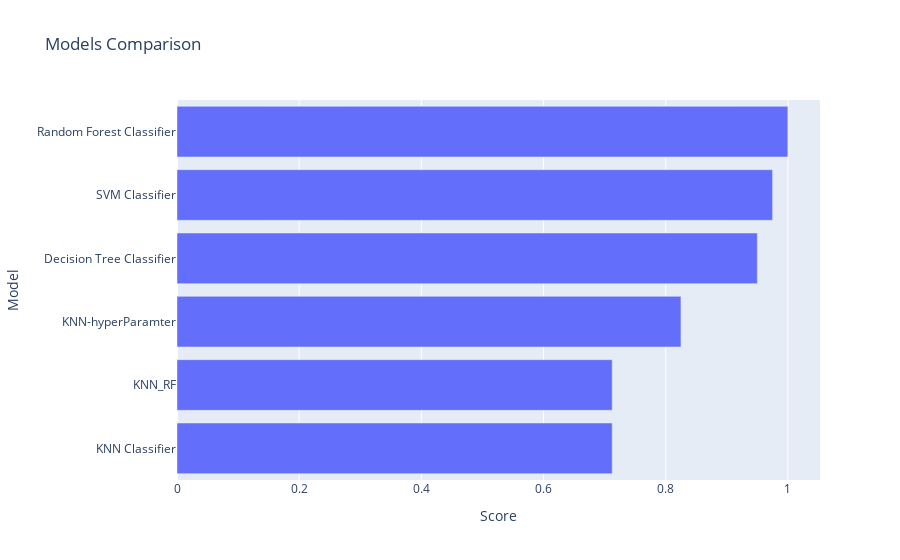

Notebook cell for this chart:
### Code cell
models = pd.DataFrame({
    'Model' : [ 'Random Forest Classifier', 'SVM Classifier', 'KNN Classifier', 'Decision Tree Classifier','KNN-hyperParamter','KNN_RF'],
    'Score' : [rand_forest_acc, svm_acc,knn_acc2, dtc_acc,knn_acc1,knn_acc3]
})


sorted_models = models.sort_values(by = 'Score', ascending = True)

fig = px.bar(data_frame = sorted_models, x = 'Score', y = 'Model',
       title = 'Models Comparison')

fig.show()

### Figure 1 — Plotly figure (JSON) as saved in the notebook; plotly's stock layout.template omitted (floating-point values rounded to 4 significant figures)
{"data": [{"alignmentgroup": "True", "hovertemplate": "Score=%{x}<br>Model=%{y}<extra></extra>", "legendgroup": "", "marker": {"color": "#636efa", "pattern": {"shape": ""}}, "name": "", "offsetgroup": "", "orientation": "h", "showlegend": false, "textposition": "auto", "type": "bar", "x": [0.7125, 0.7125, 0.825, 0.95, 0.975, 1], "xaxis": "x", "y": ["KNN Classifier", "KNN_RF", "KNN-hyperParamter", "Decision Tree Classifier", "SVM Classifier", "Random Forest Classifier"], "yaxis": "y"}], "layout": {"barmode": "relative", "legend": {"tracegroupgap": 0}, "title": {"text": "Models Comparison"}, "xaxis": {"anchor": "y", "domain": [0, 1], "title": {"text": "Score"}}, "yaxis": {"anchor": "x", "domain": [0, 1], "title": {"text": "Model"}}}}
